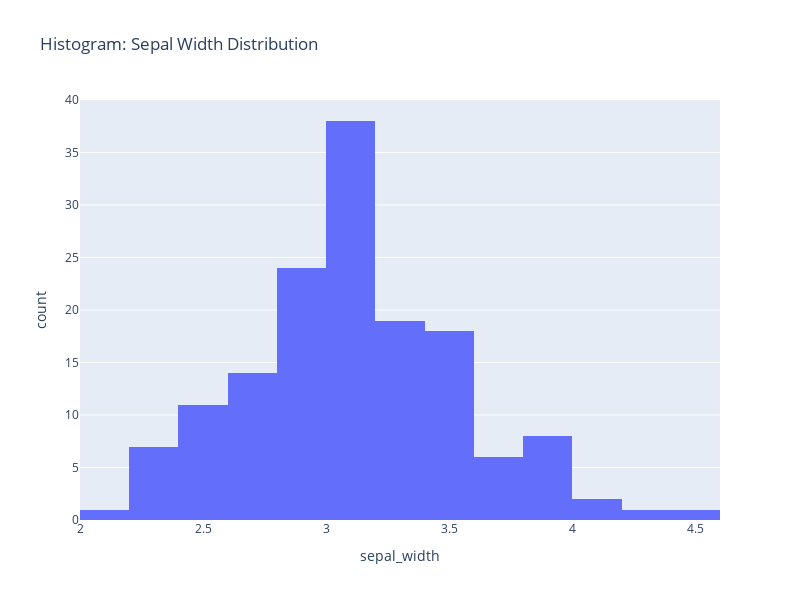

The notebook cell this image was saved under:
### Code cell
# Histogram

histogram_fig = px.histogram(df, x="sepal_width", nbins=20, title="Histogram: Sepal Width Distribution")
histogram_fig.update_layout(width=800, height=600)
histogram_fig.show()

### Figure 1 — Plotly figure (JSON) as saved in the notebook; plotly's stock layout.template omitted (floating-point values rounded to 4 significant figures; data arrays with more than 128 entries replaced by an {"elided": "..."} marker saying what was removed)
{"data": [{"alignmentgroup": "True", "bingroup": "x", "hovertemplate": "sepal_width=%{x}<br>count=%{y}<extra></extra>", "legendgroup": "", "marker": {"color": "#636efa", "pattern": {"shape": ""}}, "name": "", "nbinsx": 20, "offsetgroup": "", "orientation": "v", "showlegend": false, "type": "histogram", "x": {"elided": "150 float values"}, "xaxis": "x", "yaxis": "y"}], "layout": {"barmode": "relative", "height": 600, "legend": {"tracegroupgap": 0}, "title": {"text": "Histogram: Sepal Width Distribution"}, "width": 800, "xaxis": {"anchor": "y", "autorange": true, "domain": [0, 1], "range": [2.0, 4.6], "title": {"text": "sepal_width"}, "type": "linear"}, "yaxis": {"anchor": "x", "autorange": true, "domain": [0, 1], "range": [0, 40], "title": {"text": "count"}}}}
